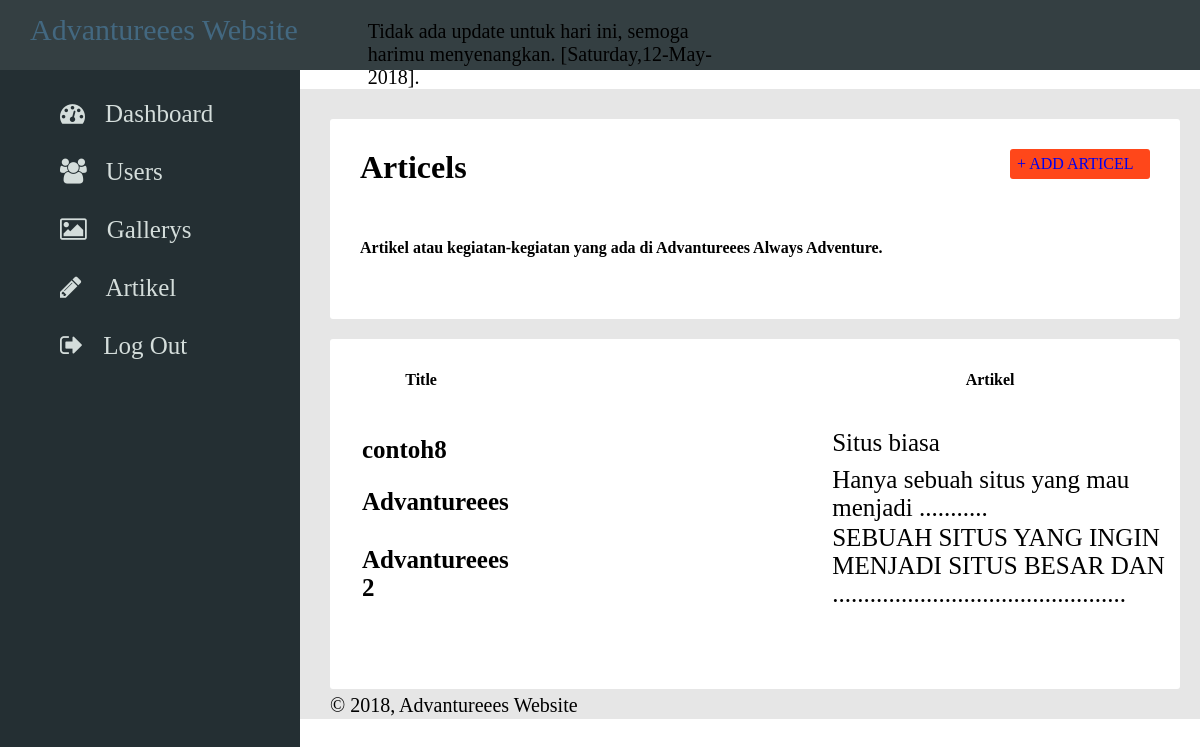
The app's page /n/artikel.php (signed in) with its own data.
### tables this page shows
CREATE TABLE IF NOT EXISTS `artikel` (
  `id` int(11) NOT NULL,
  `title` varchar(200) NOT NULL,
  `isi` varchar(10000) NOT NULL
);

### web/n/artikel.php (the view, shortened to what this page needs)
<?php
require 'u/function.php';
$result_artikel = mysqli_query($connect, "SELECT * FROM artikel");
 ?>
 <!DOCTYPE html>
 <html>
   <head>
     <link rel="stylesheet" href="../assets/css/artikel.css">
     <link rel="stylesheet" href="../assets/font-awesome/css/font-awesome.min.css">
   </head>
   <body>
     <div class="penampung">
       <div class="position nav-bar">
         <p class="float home-bar"><a class="home-bar-text" href="../home.php">Advantureees Website</a></p>
         <div class="float marquee-nav-bar">
           <marquee>Tidak ada update untuk hari ini, semoga harimu menyenangkan. [<?php echo date("l,d-M-Y"); ?>].</marquee>
         </div>
       </div>
       <div class="samping">
         <div class="dashboards">
           <span class="icon"><i class="fa fa-dashboard"></i><a class="row3 dashboard" href="dashboard.php">Dashboard</a></span>
         </div>
         <div class="users">
           <span class="icon"><i class="fa fa-users"></i><a class="row3 user" href="users.php">Users</a></span>
         </div>
         <div class="gallerys">
           <span class="icon"><i class="fa fa-picture-o"></i><a class="row3 gallery" href="gallerys.php">Gallerys</a></span>
         </div>
         <div class="pencils">
           <span class="icon"><i class="fa fa-pencil"></i><a class="row3 pencil" href="artikel.php">Artikel</a></span>
         </div>
         <div class="logouts">
           <span class="icon"><i class="fa fa-sign-out"></i><a class="row3 logouts" href="logout.php">Log Out</a></span>
         </div>
       </div>
       <div class="container">
         <div class="row4">
           <div class="col1-row4">
             <div class="c1-row4">
               <h1 class="float c2-row4">Articels</h1>
               <div >
                 <ul>
                   <li class="float1 col3-row4"><a class="c3-row4" href="add_artikel.php">+ ADD ARTICEL</a></li>
                 </ul>
               </div>
             </div>
           </div>
           <div class="col2-row4">
             <h4 class="c4-row4">Artikel atau kegiatan-kegiatan yang ada di Advantureees Always Adventure.</h4>
           </div>
         </div>
         <div class="row6">
           <table>
             <tr class="col1-row6">
               <th style="margin-bottom: 50px; padding: 30px;">Title</th>
               <th style="margin-bottom: 50px; padding: 30px; padding-left: 320px;">Artikel</th>
             </tr>
             <?php  while( $row = mysqli_fetch_assoc($result_artikel)) : ?>
             <tr>
               <td style="font-size: 25px; font-weight:bold; padding-left: 30px; padding-top: 15px;"><?php echo $row["title"]; ?></td>
               <td style="font-size: 25px; padding-left: 320px;"><?php echo $row["isi"]; ?></td>
             </tr>
           <?php endwhile ?>
           </table>
         </div>
         <div class="row5">
          <ul>
            <li class="copyright">&copy; 2018, Advantureees Website</li>
          </ul>
        </div>
      </div>
   </body>
 </html>

### web/assets/css/artikel.css (style rules this page uses)
* { margin: 0; padding: 0; }
div { display: block; }
ul { list-style-type: none; }
li { float: left; }
a { text-decoration: none; }
.float { float: left; }
.float1 { float: right; }
.position { position: relative; }
.nav-bar { width: 100%; height: 70px; background-color: #343F42; }
.home-bar { padding-right: 30px; padding-top: 13px; }
.home-bar-text { margin-left: 30px; font-size: 30px; color: #436880; }
.marquee-nav-bar { padding-left: 40px; font-size: 20px; padding-top: 20px; width: 30%; }
.samping { position: absolute; width: 300px; height: calc(100% - 70px); box-sizing: border-box; background-color: #242F33; }
.penampung { position: absolute; width: 100%; overflow: hidden; box-sizing: border-box; min-height: 100%; }
.row3 { padding-left: 20px; font-size: 25px; left: 30px; color: #D4DDDB; text-decoration: none; }
.icon { display: block; padding-left: 60px; padding-top: 30px; color: #D4DDDB; font-size: 25px; }
.user { padding-left: 19px; }
.pencil , .logout { padding-left: 24px; }
.container { float: left; background-color: #E6E6E6; width: 100%; height: 630px; }
.row4 { width: calc(100% - 350px); height: 200px; margin-top: 30px; margin-left: 330px; border-radius: 3px; background-color: #FFFFFF; }
.c2-row4 { margin-top: 30px; margin-left: 30px; }
.col3-row4 { margin-top: 30px; border-radius: 3px; margin-right: 30px; width: 140px; height: 30px; background-color: #FF471A; }
.c3-row4 { position: relative; left: 7px; top: 5.5px; }
.c4-row4 { margin-left: 30px; padding-top: 120px; }
.row6 { width: calc(100% - 350px); height: 350px; margin-top: 20px; margin-left: 330px; border-radius: 3px; background-color: #FFFFFF; }
.copyright { font-size: 20px; margin-top: 5px; margin-left: 330px; }

### records on screen
artikel: title "contoh8", isi "Situs biasa"
artikel: title "Advantureees", isi "Hanya sebuah situs yang mau menjadi ..........."
artikel: title "Advantureees 2", isi "SEBUAH SITUS YANG INGIN MENJADI SITUS BESAR DAN ..............................................."
